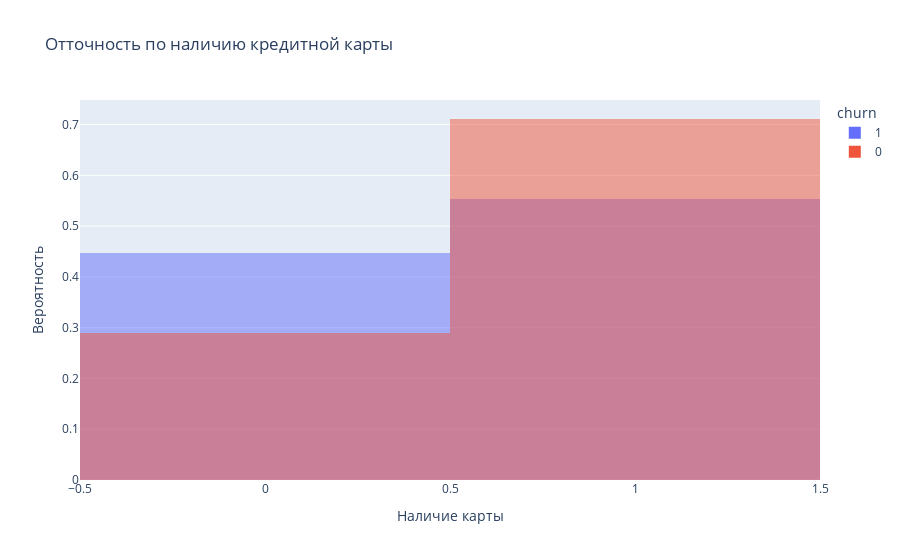

This figure's notebook cell:
### Markdown cell above
Итак, выше всего отточность клиентов из Ярославля, дальше идет Ростов, а самый низкий отток клиентов в Рыбинске.

### Code cell
fig = px.histogram(data_frame=df1, 
             x='credit_card',              
             histnorm='probability',
             barmode ='overlay', 
             color='churn', 
             title='Отточность по наличию кредитной карты')
fig.update_layout(
    xaxis_title_text='Наличие карты',
    yaxis_title_text='Вероятность')
fig.show()

### Figure 1 — Plotly figure (JSON) as saved in the notebook; plotly's stock layout.template omitted (floating-point values rounded to 4 significant figures; data arrays with more than 128 entries replaced by an {"elided": "..."} marker saying what was removed)
{"data": [{"alignmentgroup": "True", "bingroup": "x", "histnorm": "probability", "hovertemplate": "churn=1<br>credit_card=%{x}<br>probability=%{y}<extra></extra>", "legendgroup": "1", "marker": {"color": "#636efa", "opacity": 0.5, "pattern": {"shape": ""}}, "name": "1", "offsetgroup": "1", "orientation": "v", "showlegend": true, "type": "histogram", "x": {"elided": "1683 int values"}, "xaxis": "x", "yaxis": "y"}, {"alignmentgroup": "True", "bingroup": "x", "histnorm": "probability", "hovertemplate": "churn=0<br>credit_card=%{x}<br>probability=%{y}<extra></extra>", "legendgroup": "0", "marker": {"color": "#EF553B", "opacity": 0.5, "pattern": {"shape": ""}}, "name": "0", "offsetgroup": "0", "orientation": "v", "showlegend": true, "type": "histogram", "x": {"elided": "7943 int values"}, "xaxis": "x", "yaxis": "y"}], "layout": {"barmode": "overlay", "legend": {"title": {"text": "churn"}, "tracegroupgap": 0}, "title": {"text": "Отточность по наличию кредитной карты"}, "xaxis": {"anchor": "y", "domain": [0, 1], "title": {"text": "Наличие карты"}}, "yaxis": {"anchor": "x", "domain": [0, 1], "title": {"text": "Вероятность"}}}}
